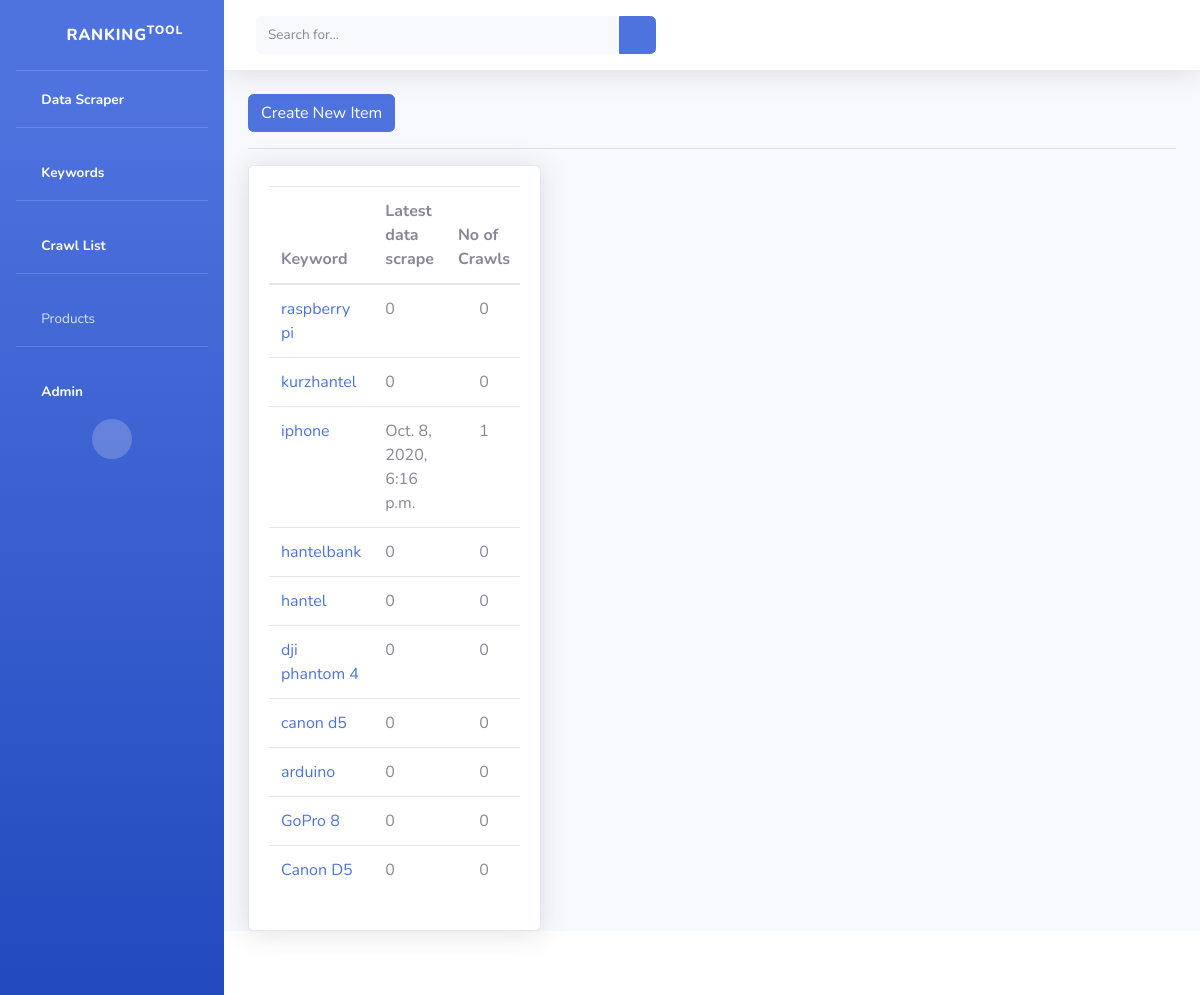
The app's page /keyword/, older data.
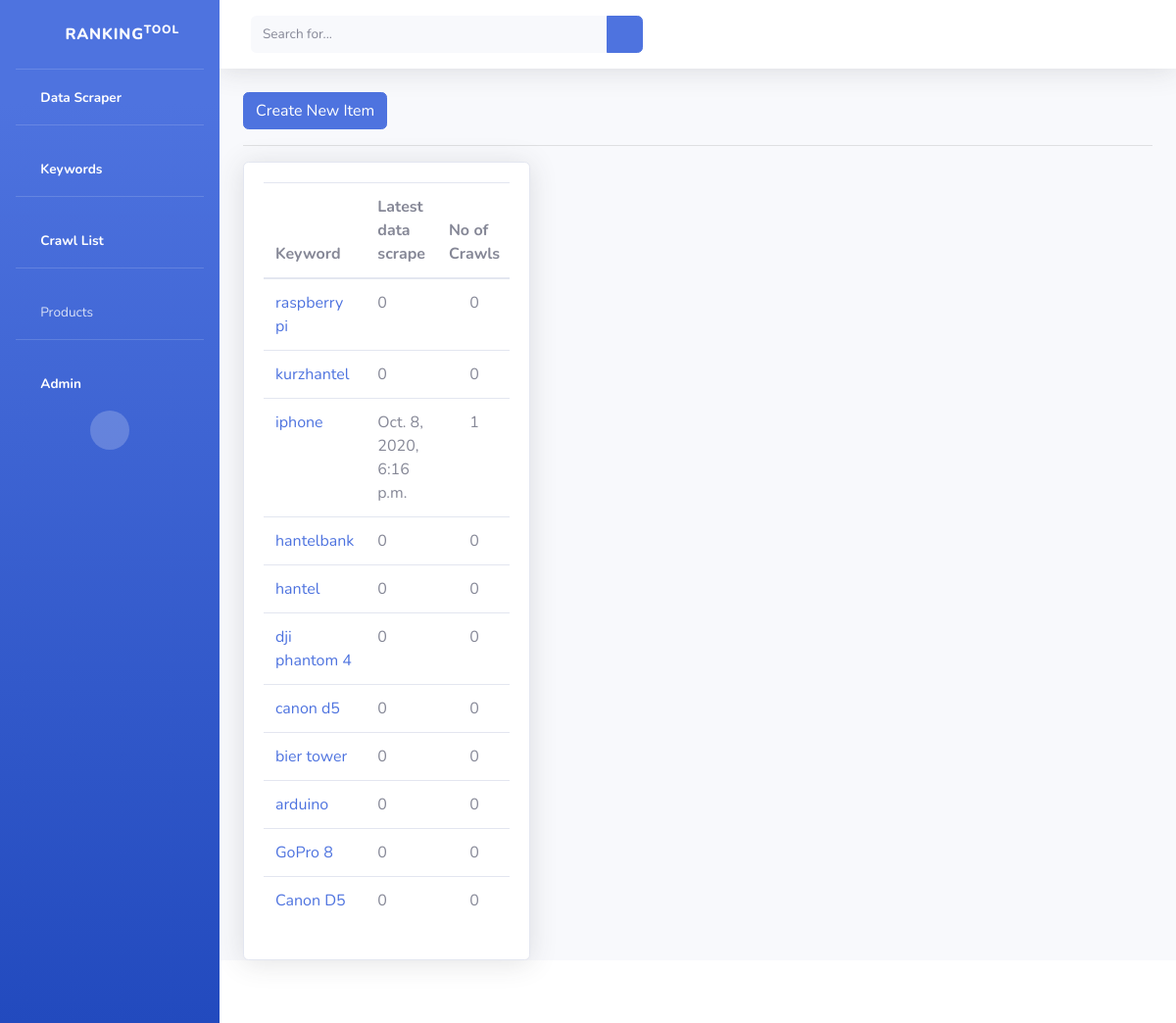
The same page, newer data.
### RankingTool/models.py (models this page shows, shortened)
class Keyword(models.Model):
    keyword = models.CharField(max_length=200,default="")
    @property
    def latest_update(self):
        try:
            latest_crawl_date = KeywordCrawl.objects.filter(keyword__keyword=self.keyword).order_by('-date')[0].date
        except:
            latest_crawl_date = 0
        return latest_crawl_date
    @property
    def no_of_crawls(self):
        try:
            crawls = len(KeywordCrawl.objects.filter(keyword__keyword=self.keyword))
        except:
            crawls = 0
        return crawls

class KeywordCrawl(models.Model):
    keyword = models.ForeignKey(Keyword,default=None, on_delete= models.CASCADE)
    date = models.DateTimeField(default=datetime.now)
    products = models.ManyToManyField(ScrapeProduct)
    marketplace = models.ForeignKey(Marketplace, default=None, on_delete= models.CASCADE, null=True)

### RankingTool/views.py (the view)
# urls.py: path('keyword/', keyword_list_view, name="keyword-list"),
def keyword_list_view(request):
    keywords = Keyword.objects.all().order_by('-keyword')
    context = {
        'keywords': keywords
    }
    return render(request, "keyword/keyword_list.html", context)

### templates/keyword/keyword_list.html
{% extends 'base.html' %}
{% block content %}
<a class="btn btn-primary" href="{% url 'keyword-create' %}">Create New Item</a>
<hr>
<div class="row">
  <div class="col-4">
    <div class="card shadow">
      <div class="card-body">
        <table class="table table-responsive">
          <thead>
            <tr>
              <th scope="col">Keyword</th>
              <th scope="col">Latest data scrape</th>
              <th scope="col">No of Crawls</th>
            </tr>
          </thead>
          <tbody>
            {% for keyword in keywords %}
              <tr>
                <td><a href="{% url 'keyword-detail' keyword.id %}">{{ keyword.keyword}}</a></td>
                <td>{{ keyword.latest_update}}</td>
                <td style="text-align: center;">{{ keyword.no_of_crawls }}</td>
              </tr>
            {% endfor %}
          </tbody>
        </table>
      </div>
    </div>
  </div>
</div>
{% endblock content %}

Row changes from the older to the newer data that the page shows:
added Keyword: keyword "bier tower", latest_update "0", no_of_crawls "0"
